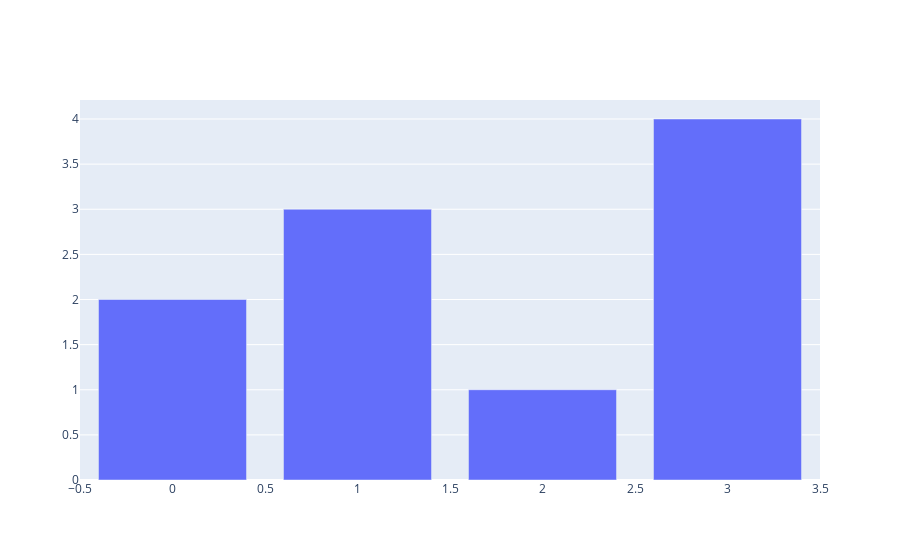

Notebook code cell kept with this figure:
### Code cell
fig = go.Figure(
    data=go.Bar(y=[2,3,1,4])
)
fig.show()

### Figure 1 — Plotly figure (JSON) as saved in the notebook; plotly's stock layout.template omitted (floating-point values rounded to 4 significant figures)
{"data": [{"type": "bar", "y": [2, 3, 1, 4]}], "layout": {}}
